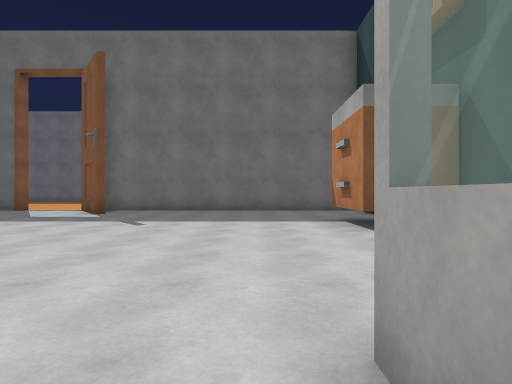
[1] (above)

24 first-person views from a walk through a scene from a Unity 3-D project. The camera is 1.2 m above the floor, looks level and sees 75° across. The floor is counted in squares, 2 m on a side. Each view is taken from the middle of a square. On the plan, view 1 faces up. The plan holds only what a view shows up to about 10 squares ahead; the rest is blank. The place goes on beyond the plan. The player is left out. Some animated figures are left out. Door leaves are left out, so doorways stand open. Some surface patterns are stand-ins.

[2]
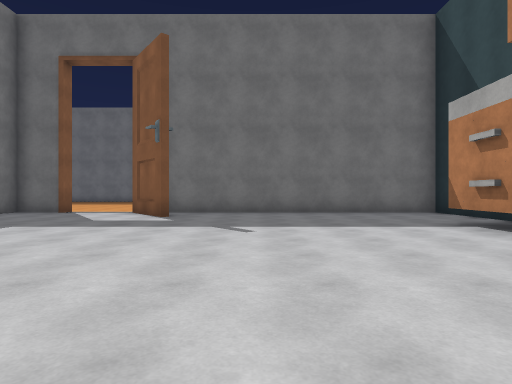

[3]
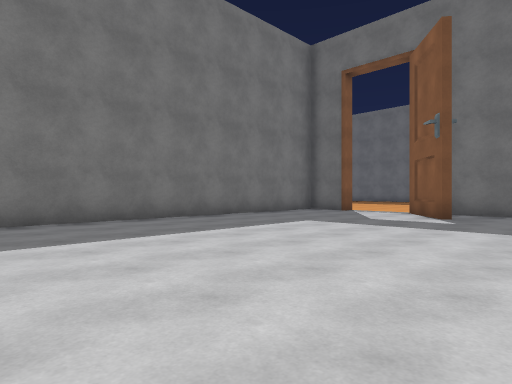

[4]
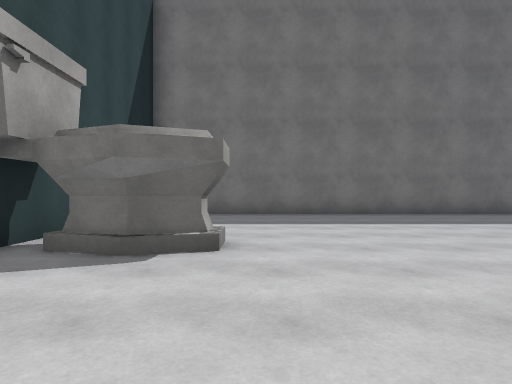

[5]
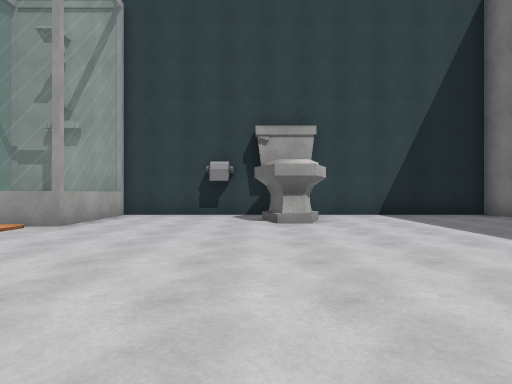

[6]
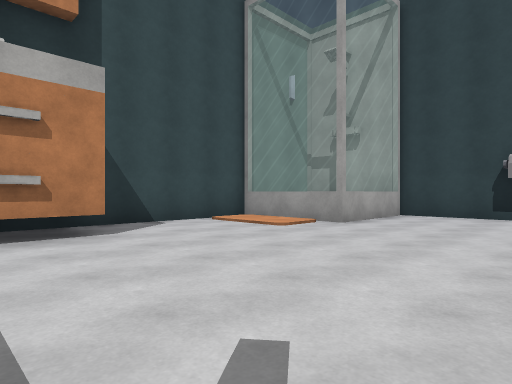

[7]
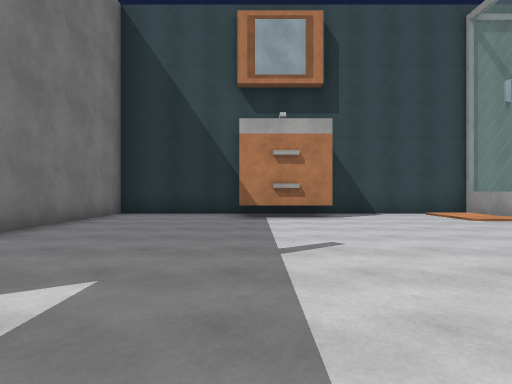

[8]
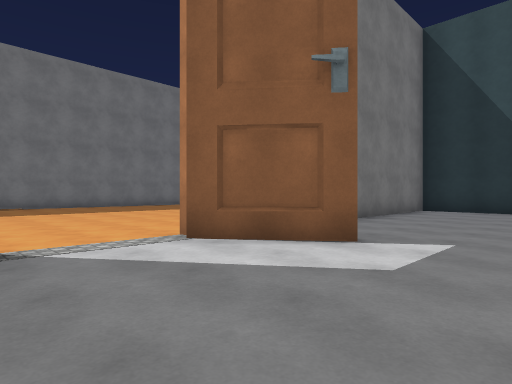

[9]
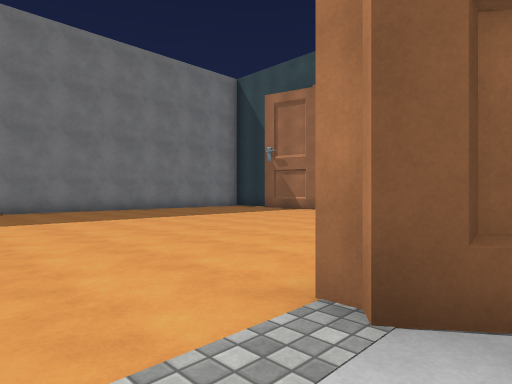

[10]
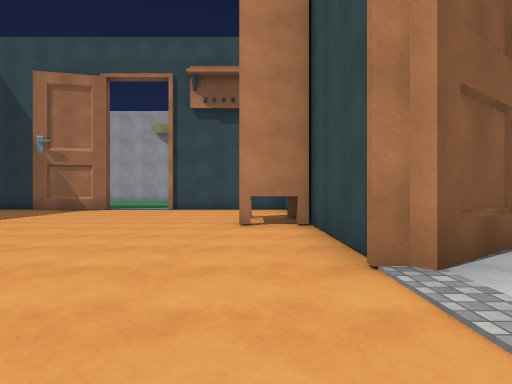

[11]
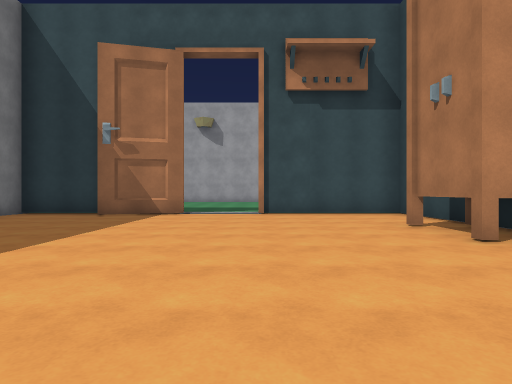

[12]
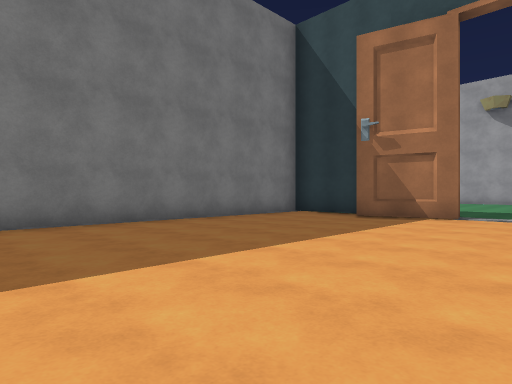

[13]
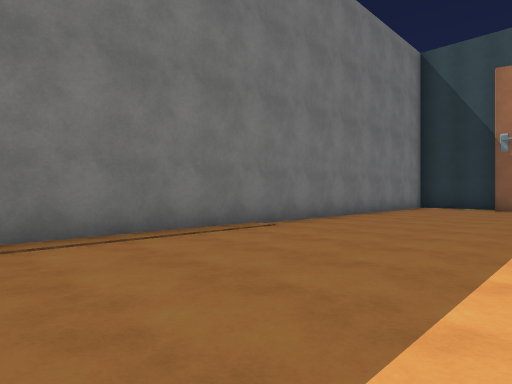

[14]
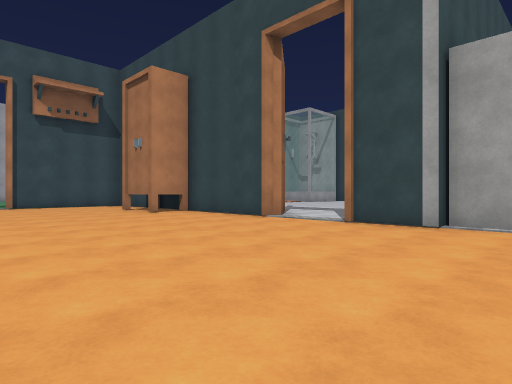

[15]
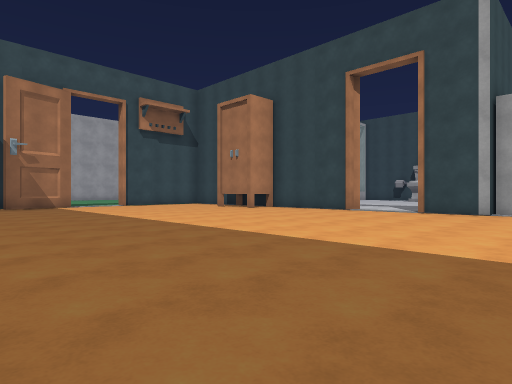

[16]
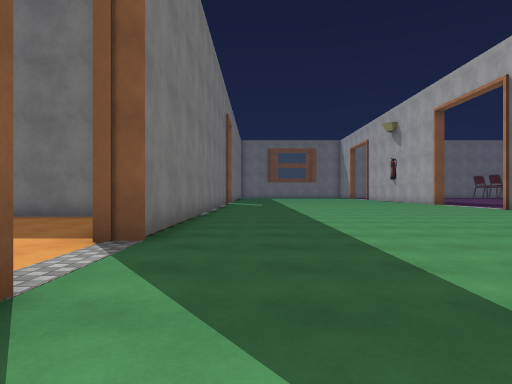

[17]
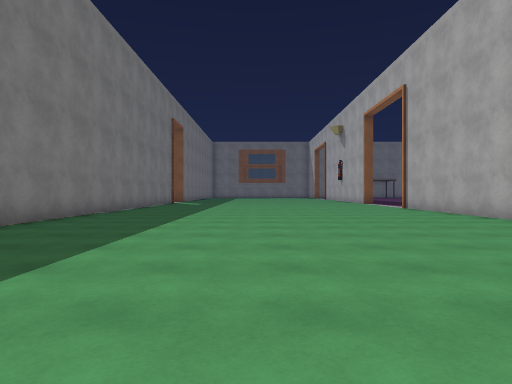

[18]
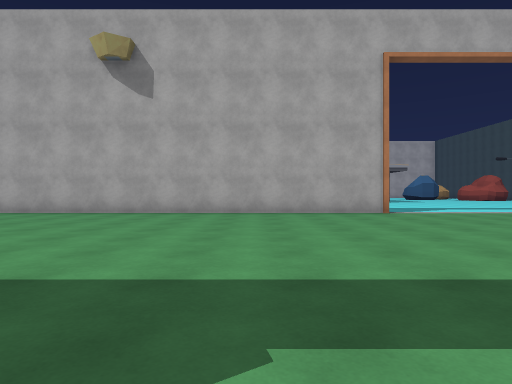

[19]
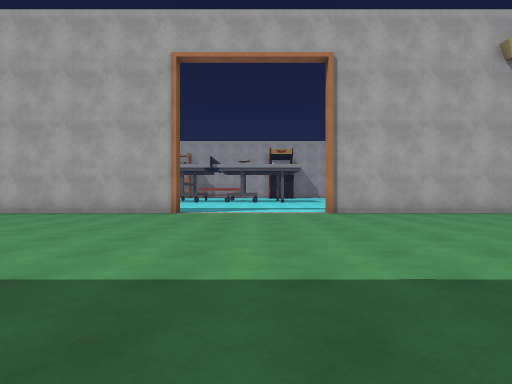

[20]
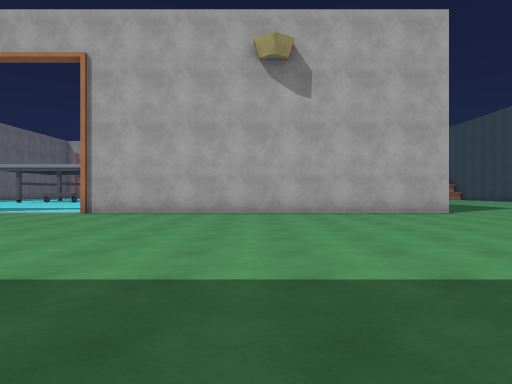

[21]
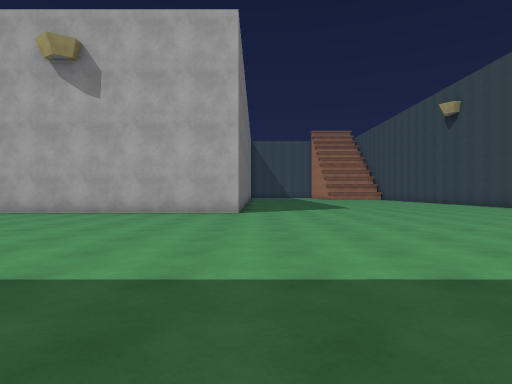

[22]
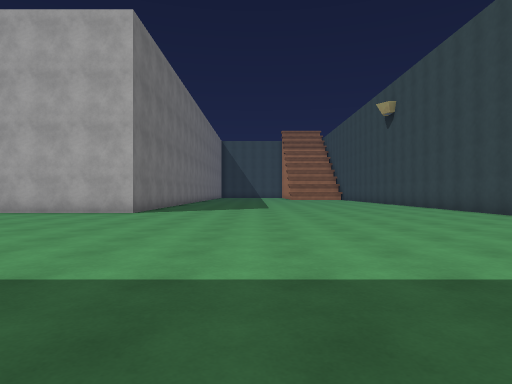

[23]
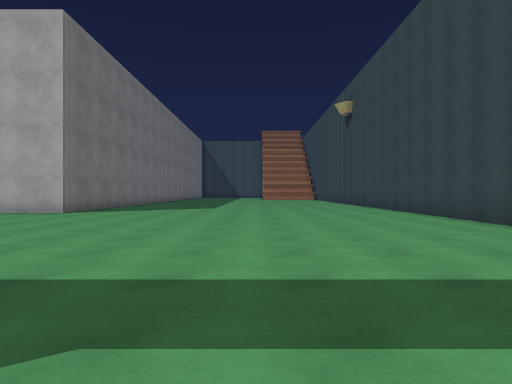

[24]
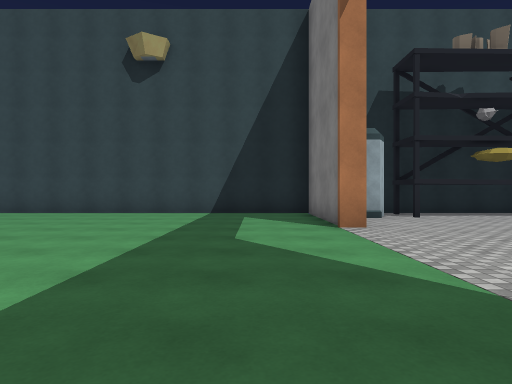

### Floor plan
Points are (right, up) in squares from view 1. A wall is a line through its corners. A room is listed if a view was taken in it or the views show most of it. See-through windows are left out.
Room 1 (views 1, 2, 3, 4, 5, 6, 7, 8, 9)
walls: (-4.2, 8.9) (-5, 10); (0.4, -1.6) (3.2, -1.6) (3.2, 5.5); (3.2, 7.5) (3.2, 10.7) (-4.6, 10.7); (-9, 8.2) (-9, -1.8) (0.4, -1.8) (0.4, 1.2) (3.2, 1.2); (-7.5, 10.7) (-9, 10.7) (-9, 10.1)
ways out: opening at (-6.5, 9.5) to room 2
objects: other object (-4, -1) to (-3, 0); rug (2, 2); drawers (2, 6) to (3, 7)
Room 2 (views 10, 11, 12, 13, 14, 15)
walls: (-5.5, 11) (-1.6, 11); (-5, 10) (-5.6, 10.7); (-2, 11) (-2, 12.2) (0, 12.2); (-9.3, 10.4) (-9.3, 11) (-7.5, 11); (0.4, 11) (3.2, 11) (3.2, 15); (3.1, 17.1) (2.6, 19.1); (3.2, 19.4) (3.2, 21.5) (-9.5, 21.5)
ways out: opening at (-6.5, 9.5) to room 1; opening at (3, 15.5) to room 3
objects: fridge (-10, 9) to (-10, 10)
Room 3 (views 16, 17, 18, 19, 20, 21, 22, 23, 24)
walls: (14, -4.5) (13.5, -4.5) (13.5, 6); (13.5, 10.1) (13.5, 22); (3.1, -10.6) (3.5, -10.6) (3.5, -14.5) (14, -14.5); (-1.1, -12.9) (1.2, -12.9) (1.2, -14.1); (3.5, 22.9) (3.5, 17.1) (3.1, 17.1)
ways out: opening at (3, 15.5) to room 2
objects: bin (2, -13)

Positions as (right, up) in squares from view 1, and headings:
1: (0, 0), facing up
2: (-2, 1), facing up
3: (-2, 1), facing up-left
4: (0, 1), facing left
5: (-3, 7), facing down
6: (-3, 7), facing down-right
7: (-6, 7), facing right
8: (-8, 7), facing up-right
9: (-7, 10), facing up-right
10: (-8, 12), facing right
11: (-6, 15), facing right
12: (-5, 15), facing up-right
13: (-10, 17), facing up-right
14: (-11, 17), facing down-right
15: (-11, 21), facing down-right
16: (5, 13), facing up
17: (8, 12), facing up
18: (4, 14), facing right
19: (4, 8), facing right
20: (4, 1), facing right
21: (4, -5), facing right
22: (4, -8), facing right
23: (4, -10), facing right
24: (5, -5), facing down
